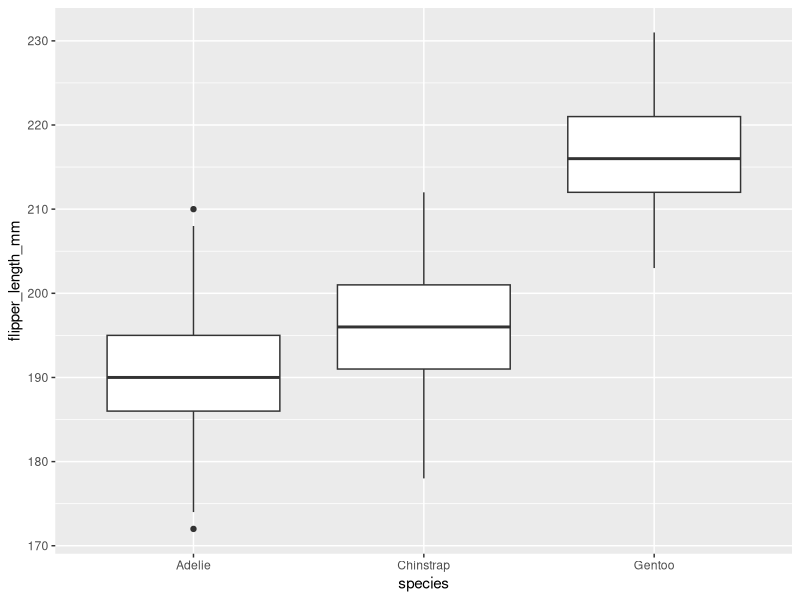
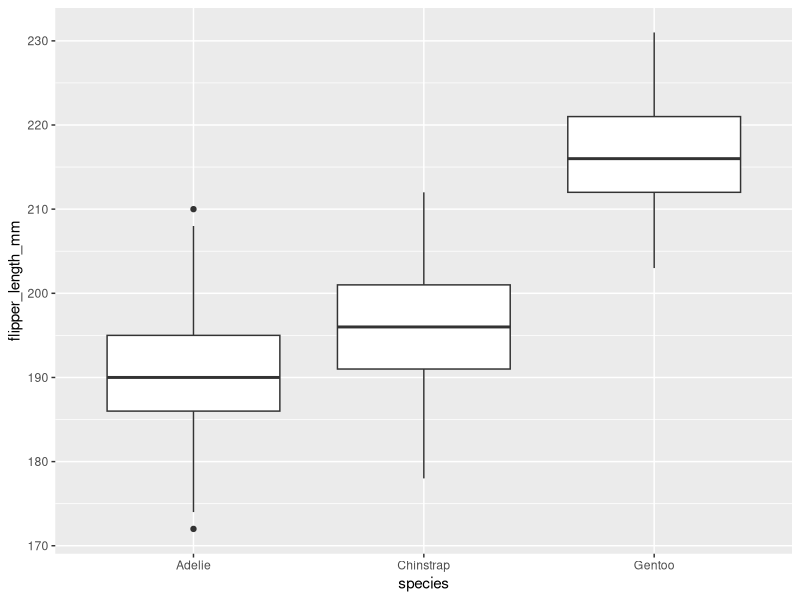
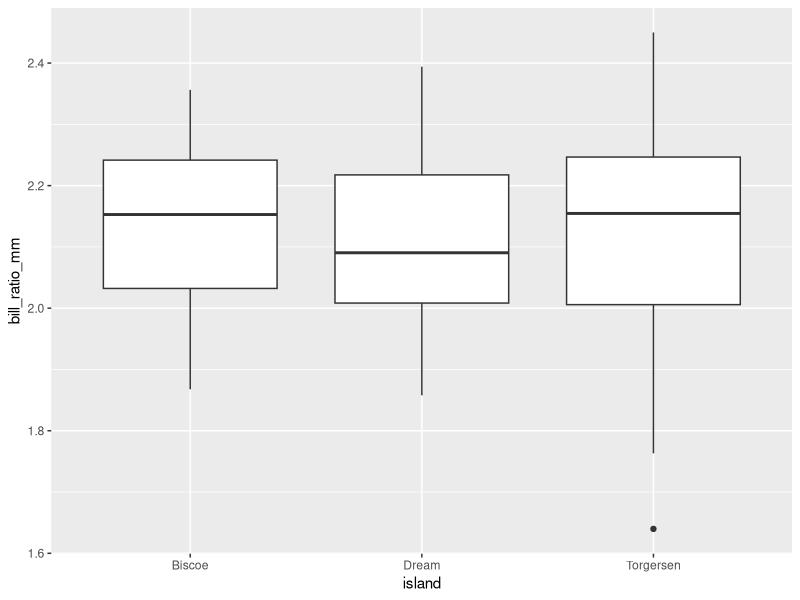
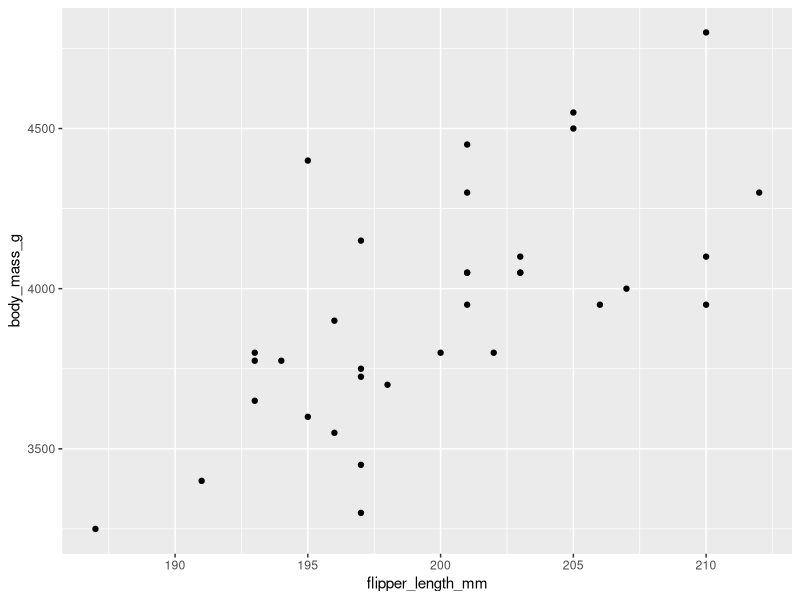

R code for these plots, in order:
## ---- chunk 1
knitr::opts_chunk$set(echo = TRUE)
## ---- chunk 2
#Required packages
library(tidyverse)
library(palmerpenguins)
## ---- chunk 3
penguins <- penguins #redundant but puts this variable in our environment
## ---- chunk 4
head(penguins) #Shows you the first 5 rows of your data

names(penguins) #Gives you the names of the columns your working with

unique(penguins$island) #Lets you know the unique entries in a column, useful for some characterstrings
## ---- chunk 5
#In base r, you can subset out your dataset using the []'s

penguins[1,] #For example, denoting 1 prior to the comma inside [] allows you to subset for the first row of the data set

penguins[,1] #If you put 1 after the comma inside [], this allows you to subset for the first column of the data set

#You can also subset specifically for a column by using the '$' operator
penguins$island

#You can get fancy and subset for something specific within that column as well
penguins$island[penguins$island == "Dream"] #little reminder that '==' tells r that you want an exact match. 
## ---- chunk 6
#Filter allows you to filter out a column by specified inputs

penguins %>% #This is a piping operator, it is used in tidyverse to 'pipe' one line to the next
  filter(island == "Dream") #This is similar to what we did in base r, but is easier to read.

#You can also filter by multiple inputs
chinstraps_w_short_bills <- penguins %>% filter(species == "Chinstrap", bill_length_mm <= 50) #the ',' here is telling the filter() that I want to filter by species AND bill length

## ---- chunk 7
penguins %>% 
  filter(species == "Adelie" | species == "Chinstrap")
## ---- chunk 8
#What if we wanted to change how the body mass units from grams to kilograms

penguins1 <- penguins %>% 
  mutate(body_mass_kg = body_mass_g/1000) #new column name = old column

view(penguins1)

## ---- chunk 9
ggplot(data = penguins, aes(x = species, y = flipper_length_mm)) +
  geom_boxplot()

#OR

ggplot() +
  geom_boxplot(data = penguins, aes(x = species, y = flipper_length_mm))
## ---- chunk 10
penguins_adelie_ratio <- penguins %>% 
  filter(species == "Adelie") %>% 
  mutate(bill_ratio_mm = bill_length_mm/bill_depth_mm)

ggplot(data = penguins_adelie_ratio, aes(x = island, y = bill_ratio_mm)) +
  geom_boxplot()
## ---- chunk 11
chinstraps <- penguins %>% 
  filter(species == "Chinstrap") %>% 
  filter(sex == "male")

ggplot(chinstraps, aes(x = flipper_length_mm, y= body_mass_g)) +
  geom_point() 
